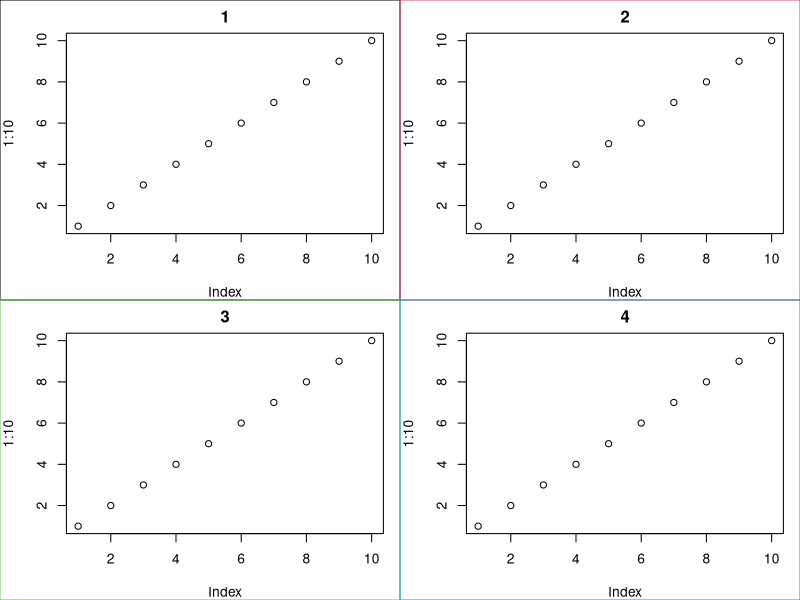
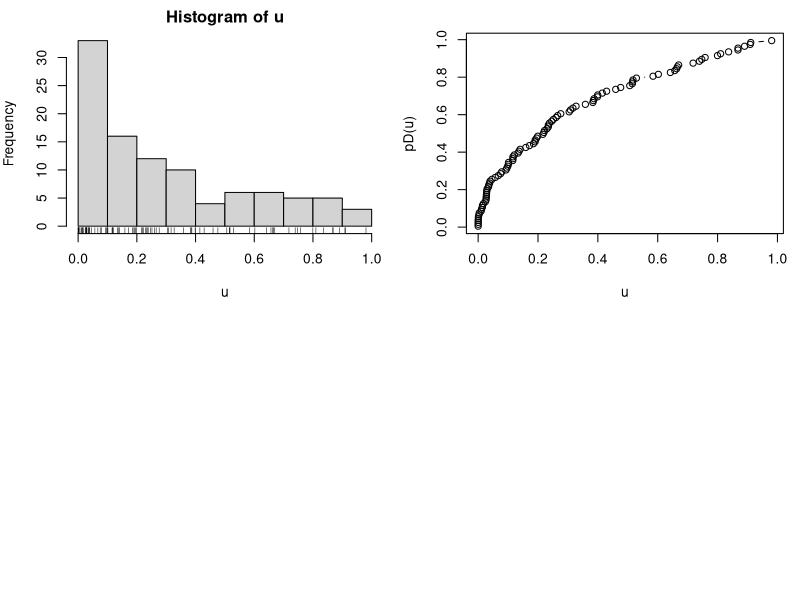

Reproduce these figures in R, in order. (Note: this script raises an error after producing the figures.)
## ---- chunk 1
## parametri, ki veljajo za vse chunke
knitr::opts_chunk$set(echo = TRUE,fig.width=10,fig.height=10)
par(mar=c(4,4,2,1))
## ---- chunk 2
par(mfrow=c(2,2))
m <- prod(par("mfrow"))
for(i in 1:m){
plot(1:10,main=i)
box("fig",col=i)
}
## ---- chunk 3
n <- 100
u <- runif(n)^2
u <- sort(u)
hist(u)
rug(u)
## ---- chunk 4
P <- (rank(u)-0.5)/n
pD <- approxfun(u,P,yleft=min(u),yright=max(u))
plot(u,pD(u),type="b")
## ---- chunk 5
polt(u^2)
## ---- chunk 6
sumsq <- function(par,x,y
                  ){
  a <- par[1]
  b <- par[2]
  yhat <- a+b*x
  d2 <- sum((y-yhat)^2)
  return(d2)
}
## ---- chunk 7
n <- 10
a <- 1
b <- 3
serr <- 1
x <- rnorm(n)
eps <- rnorm(n,sd = serr)
y <- a + b * x + eps
plot(x,y)
X <- x
Y <- y
## ---- chunk 8
optim(par=c(0,1),sumsq,x=x,y=y)
lm(y~X)
